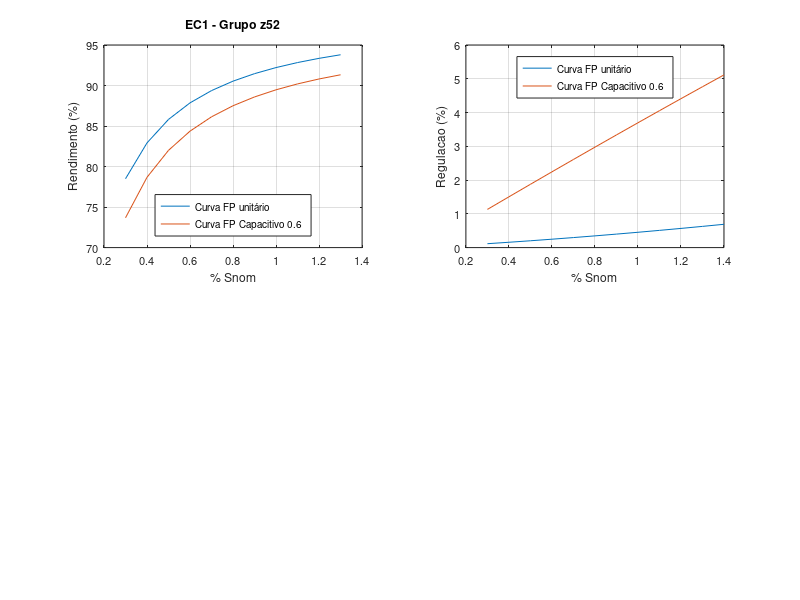

MATLAB code for this plot:
%Definição de todos os valores iniciais

tensaoVazio = 3810;
tensaoCurto = 854;
correnteVazio= 9.86;
correnteCurto = 131;
potenciaVazio = 8140;
potenciaCurto = 8890;
tensaoPrimario = 19100; 
tensaoSecudario = 3810;
correnteNominalPrimario = 2.5e6/19.1e3
correnteNominalSecundario = 2.5e6/3.81e3
PotenciaNominal = 2.5e6;

a = tensaoPrimario/tensaoSecudario; %Relação número de espiras;

%%%%%%%%%%%       CALCULO DOS PARAMETROS    %%%%%%%%%%%%%

cosPhiZero = potenciaVazio/(tensaoVazio*correnteVazio); % Cosseno da fase da corrente em vazio.

%Resultados provenientes do Ensaio em Vazio
%Rp =  (tensaoVazio^2)/potenciaVazio; %Resistência de perdas no Ferro 

%Ip = tensaoVazio/Rp; %corrente que passa sobre o ramo da 

%resistência de perdas no Ferro 
Ip = correnteVazio*cosPhiZero; % Parte real da corrente em vazio.

Rp = tensaoVazio/Ip;           % Resistência equivalente do ferro.

senPhiZero = sqrt(1-cosPhiZero^2); %Seno da fase da corrente em vazio.

Im = correnteVazio*senPhiZero; % Corrente de magnetização (Parte imaginária pura da corrente em vazio).

Xm = tensaoVazio/Im; % reatância de magnetização

%%%%%Ensaio Em Curto%%%%%% 


Rcc = potenciaCurto/(correnteCurto^2); %Resistência equivalente de curto.

Zcc = tensaoCurto/correnteCurto; %Impedância equivalente de curto.

Xcc = sqrt(Zcc^2-Rcc^2); %Reatância de Curto

X1 = X2linha = Xcc/2; %Supondo reatâncias iguais para ambos os lados.  %VER necessidade de refletir o X2 para lado da alta

X2 = X1/2*a^2; % X2 refletido pelo lado da baixa tensão.

R1 = R2linha = Rcc/2; % Supondo resistências e reatâncias iguais para ambos os lados.

R2 = Rcc/(2*a^2);  %Refletido pro lado da baixa tensão.

cosPcc = Rcc/Zcc; %Cosseno de da fase da impedância equivalente de curto.

faseZcc = acos(cosPcc); % fase de Zcc

%defasagem da corrente sera dada por indutivo da carga - fp unitario

Ialta = correnteNominalPrimario; %
V2Linha = tensaoPrimario;
I2Linha = Ialta;

%%%%%%%%%%%%%%##################################




V1 = V2Linha+Ialta*(cos(faseZcc)+j*sin(faseZcc)); %ver reflexoes
Relu = (abs(V1)/tensaoPrimario)-1;%confirmar se eh relu. Nao esta em porcentagem
PerdasNoFerroEmWatts = (abs(V1)/tensaoPrimario)^2*(potenciaVazio*(1-Relu)); % valorProxima a Rp*Ip^2
%PerdasCobreEmWatts = potenciaCurto; %adotei potenciaCurto como perdas do Cu

ZeqRamoPerdas = 1/(1/Rp+1/(j*Xm));
I0 = V1/ZeqRamoPerdas;
I1 = I2Linha+I0;
%PerdasJoule = R1*I1^2+R2*I2Linha^2; %ver se formulaEstaCorreta I2
%PerdasJoule = (R1+R2)*I2Linha^2;
PerdasJoule = potenciaCurto;
%aproximacao minha
rendimento =  ((V2Linha*abs(I2Linha))/( V2Linha*abs(I2Linha)+abs(PerdasJoule)+PerdasNoFerroEmWatts ));
%rendimento2 = 1-((abs(PerdasJoule)+PerdasNoFerroEmWatts)/((1-Relu)*V2Linha*abs(I2Linha)));

%duvida quanto a perdas Joules


i = 1;
for porcentoDaNominal = 0.3:0.1:1.3
    
    vetorPorcentagens(i)= porcentoDaNominal; % Vetor com porcentagens da nominal - vai de 0,3 a 1,3 variando de 0.1 por passo.
    correnteNominalPrimario = (porcentoDaNominal*2.5e6)/19.1e3; %Cálculo da corrente nominal do primário na determinada porcentagem de carga.
    correnteNominalSecundario = (porcentoDaNominal*2.5e6)/3.81e3; %Cálculo da corrente nominal do secundário. na determinada porcentagem de carga.
    
    
    IaltaUnitario = correnteNominalPrimario; %Cálculo da corrente refletida ao lado da alta tensãoo com carga unitária.
    IaltaCapacitivo = correnteNominalPrimario*(acos(0.6)-j*acos(0.6)); %%%Aqui estava indutiva antes!!!!
    V2Linha = tensaoPrimario;
    I2Linha = IaltaUnitario;
    I2LinhaCapacitivo = IaltaCapacitivo;

    V1 = V2Linha+IaltaUnitario*(j*Xcc+Rcc);
    V1Capacitivo = V2Linha+IaltaCapacitivo*(j*Xcc+Rcc);
    PerdasNoFerroEmWatts = abs(V1^2/Rp); 
    PerdasNoFerroEmWattsCapacitivo = abs(V1Capacitivo^2/Rp); 
    PerdasCobreEmWatts = (R1+R2)*I2Linha^2; 
    PerdasCobreEmWattsCapacitivo = abs((R1+R2)*I2LinhaCapacitivo^2);
      
    PotenciaDeSaidaUnitario = a*tensaoSecudario*I2Linha*1;
    PotenciaDeSaidaCapacitivo = a*tensaoSecudario*abs(I2LinhaCapacitivo)*0.6;

    rendimentosFPUnitario(i) = 100*(PotenciaDeSaidaUnitario/(PotenciaDeSaidaUnitario+PerdasNoFerroEmWatts+PerdasCobreEmWatts));
    rendimentosFPCapacitivo(i) = 100*(PotenciaDeSaidaCapacitivo/(PotenciaDeSaidaCapacitivo+PerdasNoFerroEmWattsCapacitivo+PerdasCobreEmWattsCapacitivo));
    i=i+1;
 
endfor


b = 1;
for porcentoDaNominalRegs = 0.3:0.1:1.4
    
    vetorPorcentagensRegs(b)= porcentoDaNominalRegs;
    correnteNominalPrimario = (porcentoDaNominalRegs*2.5e6)/19.1e3;
    correnteNominalSecundario = (porcentoDaNominalRegs*2.5e6)/3.81e3; 
    
    
    IaltaUnitario = correnteNominalPrimario;
    IaltaCapacitivo = correnteNominalPrimario*(acos(0.6)+j*acos(0.6));
    V2Linha = tensaoPrimario;
    I2Linha = IaltaUnitario;
    I2LinhaCapacitivo = IaltaCapacitivo;

    V1 = V2Linha+IaltaUnitario*(j*Xcc+Rcc); 
    V1Capacitivo = V2Linha+IaltaCapacitivo*(j*Xcc+Rcc);
    PerdasNoFerroEmWatts = abs(V1^2/Rp); 
    PerdasNoFerroEmWattsCapacitivo = abs(V1Capacitivo^2/Rp); 
    PerdasCobreEmWatts = (R1+R2)*I2Linha^2; 
    PerdasCobreEmWattsCapacitivo = abs((R1+R2)*I2LinhaCapacitivo^2);
      
    PotenciaDeSaidaUnitario = a*tensaoSecudario*I2Linha*1;
    PotenciaDeSaidaCapacitivo = a*tensaoSecudario*I2Linha*0.6;

    regulacoesFPUnitario(b) = 100*((abs(V1)-V2Linha)/V2Linha);
    regulacoesFPCapacitivo(b) = 100*abs(((abs(V1Capacitivo)-V2Linha)/V2Linha));
    b=b+1;
 
endfor

%%%%%%%%%%%%%% GRAFICO %%%%%%%%%%%%%%5
%Rendimento


fig=figure();
titulo=['EC1 - Grupo z',num2str(52),' - ', num2str(2),' - ', date()];
titulo=['EC1 - Grupo z52'];
subplot(2,2,1) % first subplot RENDIMENTO
plot(vetorPorcentagens,rendimentosFPUnitario);
hold on;
plot(vetorPorcentagens,rendimentosFPCapacitivo);
title(titulo);
set(gca, 'FontSize', 8)
xlabel('% Snom');
ylabel('Rendimento (%)');
grid on;
legend ({"Curva FP unitário", "Curva FP Capacitivo 0.6"}, "location", "south");
legend show;


subplot(2,2,2) % second subplot REGULACAO
plot(vetorPorcentagensRegs,regulacoesFPUnitario);
hold on;
plot(vetorPorcentagensRegs,regulacoesFPCapacitivo);

set(gca, 'FontSize', 8)
xlabel('% Snom');
ylabel('Regulacao (%)');

grid on;
legend ({"Curva FP unitário", "Curva FP Capacitivo 0.6"}, "location", "north");
legend show;
arq=['EC1_2021_PEA3306_z', '52' ,'_', '11325312' ,'.png']; %Colocar NUSP do Felipe !
print(fig, arq);



